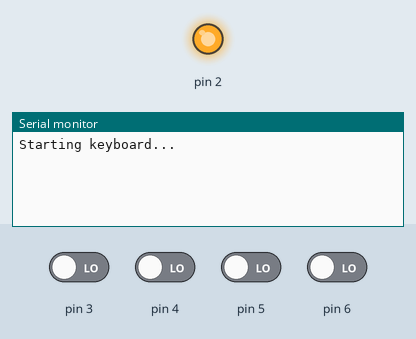
Simulated run of this sketch. Board: SparkFun Pro Micro, built with avr-gcc and run on an emulated ATmega32U4. On the bench: output pins drawn as LEDs (lit = HIGH), the last lines printed to the serial monitor. Inputs (shaded band) come from the test bench; at power-on: pin 3–6 LOW.

Above: at 1.2 s.
1.3 s: pin 3 driven HIGH
At 2.4 s:
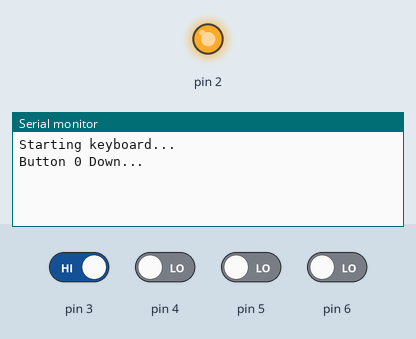
2.8 s: pin 3 driven LOW
At 3.5 s:
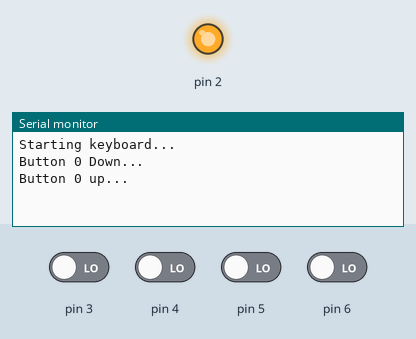

The sketch:

PianoDuino.ino
```cpp
#define MIDI_MODE

#if defined(MIDI_MODE)
#include "MIDIUSB.h"
#else
#include "Keyboard.h"
#endif

const int ButtonCount = 4;

#if defined(ARDUINO_AVR_LEONARDO)
	//	KeeYees Pro Micro ATmega32U4 5V 16MHz
	//	gr: not sure if this is CH30 or not as it's already installed on this dev machine
	const int AllButtonPowerPin = 2;
	const int ButtonPins[ButtonCount] = { 3,4,5,6 };
#else
	#error Unconfigured board
#endif

#if defined(MIDI_MODE)
#define C4  60
#define A3  57
#define E3  52
#define D3  50
#define C3  48
const char ButtonNotes[ButtonCount] = {C3,D3,E3,A3};
const char ButtonVelocitys[ButtonCount] = {127,127,127,127};
const char ButtonChannels[ButtonCount] = {0,0,0,0};
#else
const char ButtonKeys[ButtonCount] = {'1','2','3','4'};
#endif
bool ButtonPressed[ButtonCount] = { false,false,false,false };


#if defined(MIDI_MODE)
//  https://github.com/arduino-libraries/MIDIUSB/blob/master/examples/MIDIUSB_loop/MIDIUSB_loop.ino
void noteOn(byte channel, byte pitch, byte velocity)
{
  midiEventPacket_t noteOn = {0x09, 0x90 | channel, pitch, velocity};
  MidiUSB.sendMIDI(noteOn);
  MidiUSB.flush();
}
#endif

#if defined(MIDI_MODE)
void noteOff(byte channel, byte pitch, byte velocity)
{
  midiEventPacket_t noteOff = {0x08, 0x80 | channel, pitch, velocity};
  MidiUSB.sendMIDI(noteOff);
  MidiUSB.flush();
}
#endif

void setup()
{
	//	wait for leonardo serial to initialise
	//while ( !Serial )
	{
	}
	Serial.begin(115200);

	pinMode( AllButtonPowerPin, OUTPUT );
	digitalWrite( AllButtonPowerPin, HIGH );

	for ( int b=0;	b<ButtonCount;	b++ )
	{
		pinMode( ButtonPins[b], INPUT );
		digitalWrite( ButtonPins[b], LOW );
	}

	Serial.println("Starting keyboard...");

 #if defined(MIDI_MODE)
 #else
  Keyboard.begin();
 #endif
}

bool IsSerialConnected()
{
  //  if data has buffered up, serial may be disconnected
  if ( Serial.availableForWrite() < 32 )
    return false;

  return true;
}

bool ProcessButton(int ButtonIndex)
{
	int ButtonPin = ButtonPins[ButtonIndex];
	bool NewPressed = digitalRead( ButtonPin ) == HIGH;
	bool& WasPressed = ButtonPressed[ButtonIndex];

	if ( NewPressed == WasPressed )
		return false;

#if defined(MIDI_MODE)
  int Channel = ButtonChannels[ButtonIndex];
  int Note = ButtonNotes[ButtonIndex];
  int Velocity = ButtonVelocitys[ButtonIndex];
  #endif

	if ( NewPressed )
	{
    if ( IsSerialConnected() )
    {
  		Serial.print("Button ");
	  	Serial.print(ButtonIndex);
		  Serial.println(" Down...");
    }
#if defined(MIDI_MODE)
    noteOn(Channel,Note,Velocity);
#else
    Keyboard.write( ButtonKeys[ButtonIndex] );
#endif
	}
 else
 {
    if ( IsSerialConnected() )
    {
      Serial.print("Button ");
      Serial.print(ButtonIndex);
      Serial.println(" up...");
    }
 //  button released
#if defined(MIDI_MODE)
    noteOff(Channel,Note,Velocity);
#else
#endif
 }

	WasPressed = NewPressed;
	return true;
}

void loop()
{
	bool AnyPressed = false;
	AnyPressed |= ProcessButton(0);
	AnyPressed |= ProcessButton(1);
	AnyPressed |= ProcessButton(2);
	AnyPressed |= ProcessButton(3);

	if ( !AnyPressed )
	{
		delay(10);
		return;
	}
}
```

Measured:
- after the input at 1.3 s, the serial monitor: prints a new line at once (image 1)
- after the input at 2.8 s, the serial monitor: prints a new line at once (image 2)
